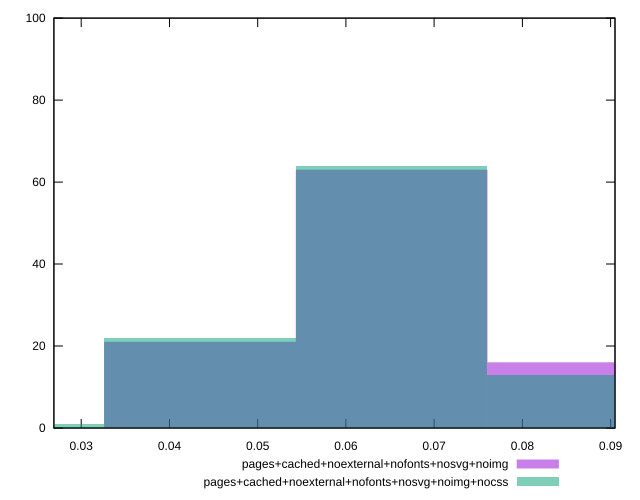

Reproduce this figure in gnuplot.
reset
set terminal svg size 640, 500 enhanced background rgb 'white'
set output "report_00007_2020-12-11T15:55:29.892Z/network-rtt/comparison/histogram/11_vs_12.svg"

$pagesCachedNoexternalNofontsNosvgNoimg <<EOF
0.06517779355812046 63
0.04345186237208031 21
0.08690372474416062 16
EOF

$pagesCachedNoexternalNofontsNosvgNoimgNocss <<EOF
0.06517779355812046 64
0.04345186237208031 22
0.08690372474416062 13
0.021725931186040156 1
EOF

set key outside below
set boxwidth 0.021725931186040156
set yrange [0:100]
set style fill transparent solid 0.5 noborder

plot \
  $pagesCachedNoexternalNofontsNosvgNoimg title "pages+cached+noexternal+nofonts+nosvg+noimg" with boxes, \
  $pagesCachedNoexternalNofontsNosvgNoimgNocss title "pages+cached+noexternal+nofonts+nosvg+noimg+nocss" with boxes, \


reset
